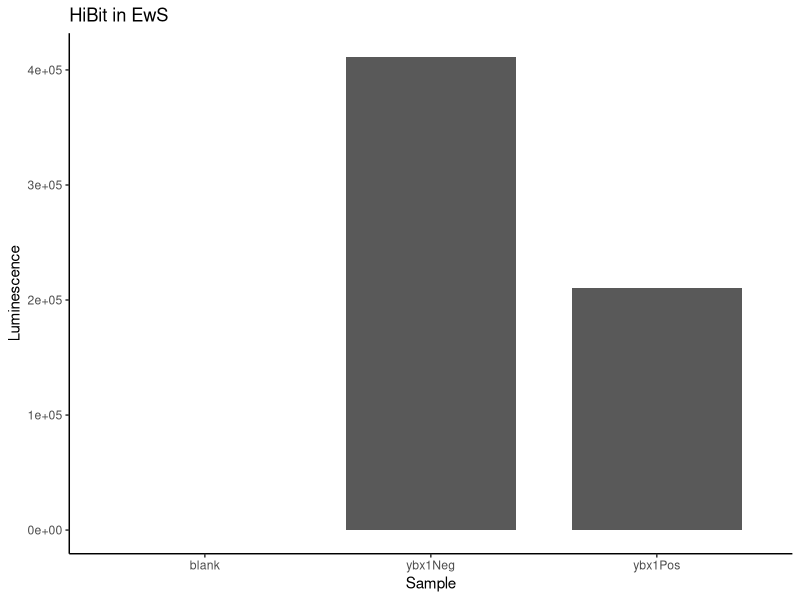
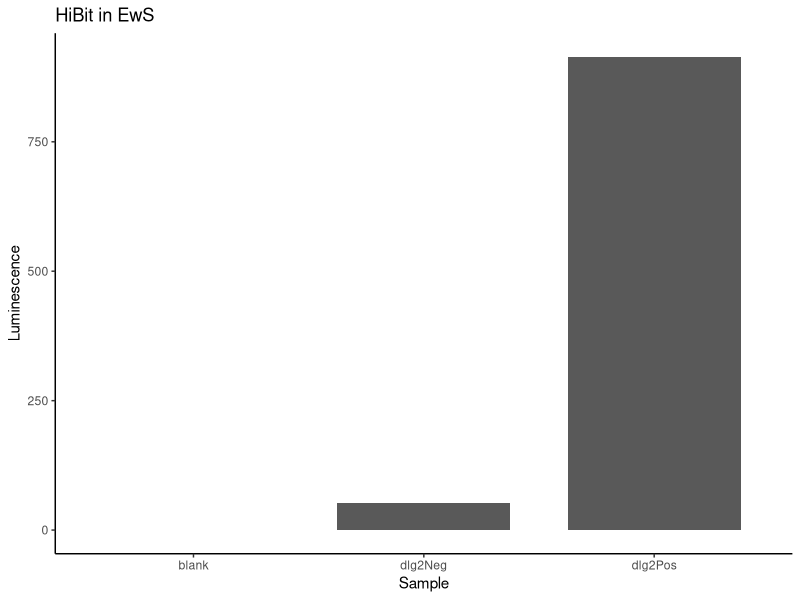
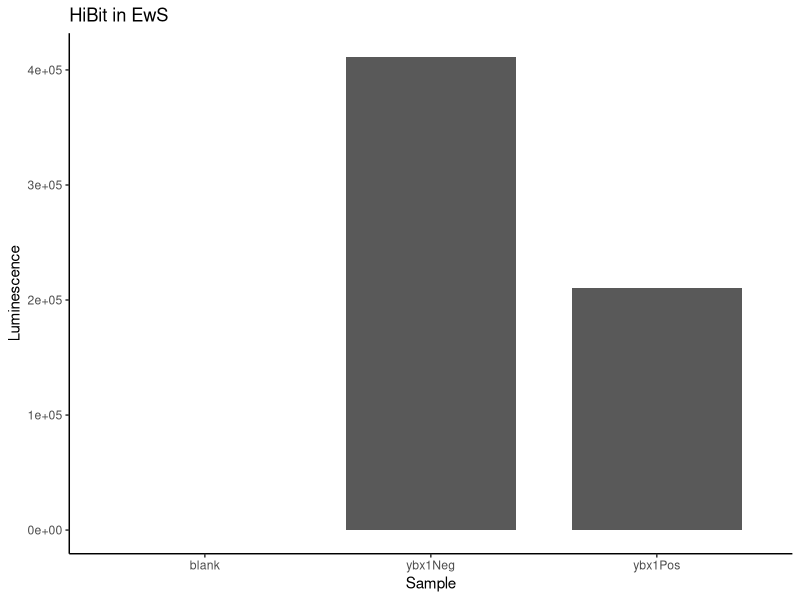
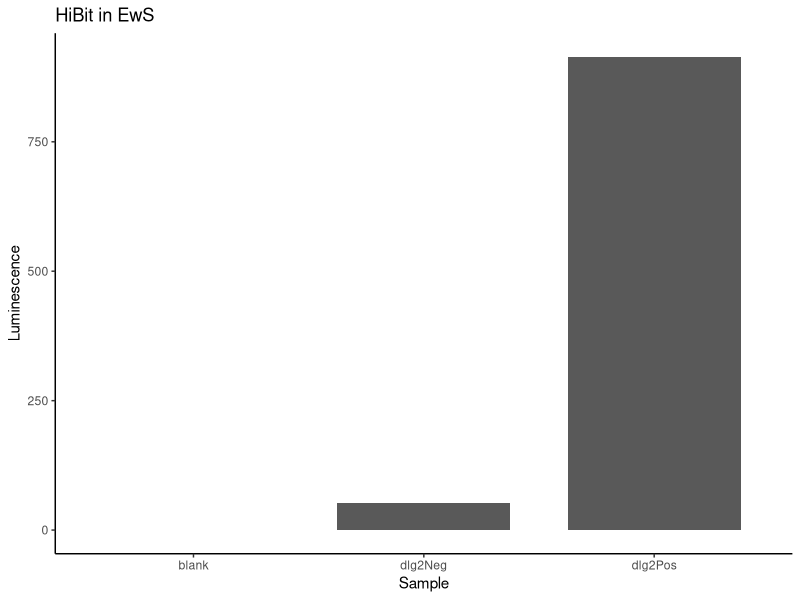

Recreate these plots in R, in order.
## ---- chunk 1
##########################################################################################
library('tidyverse')
library('RColorBrewer')
## ---- chunk 2
##########################################################################################
generalDatasets = 'C:/Users/chughes/Documents/bccrc/projectsRepository/generalDatasets'
baseWorkspace = 'C:/Users/chughes/Documents/bccrc/projectsWorkspace/sorensenLab/relatedToYbx1'
baseRepository = 'C:/Users/chughes/Documents/bccrc/projectsRepository/sorensenLab/relatedToYbx1'
#generalDatasets = 'C:/Users/chris/OneDrive/Documents/bccrc/projectsRepository/generalDatasets'
#baseWorkspace = 'C:/Users/chris/OneDrive/Documents/bccrc/projectsWorkspace/sorensenLab/relatedToYbx1'
#baseRepository = 'C:/Users/chris/OneDrive/Documents/bccrc/projectsRepository/sorensenLab/relatedToYbx1'
## ---- chunk 3
##########################################################################################
##data input
hibit = tibble(sample = c('blank','ybx1Neg','ybx1Pos'),
               lum = c(0,411358,210366))

##make the plot
ggplot(hibit, aes(sample, lum)) +
  geom_bar(stat = 'identity', width = 0.75) +
  labs(x = 'Sample', y = 'Luminescence', title = 'HiBit in EwS') +
  theme_classic()
ggsave(paste(baseRepository, '/plateReader20220530_hibitDlg2Ybx1Parentals/barplot_ybx1HiBitSignal.pdf', sep = ''),
       height = 2, width = 2, useDingbats = FALSE)
## ---- chunk 4
##########################################################################################
##data input
hibit = tibble(sample = c('blank','dlg2Neg','dlg2Pos'),
               lum = c(0,52,914))

##make the plot
ggplot(hibit, aes(sample, lum)) +
  geom_bar(stat = 'identity', width = 0.75) +
  labs(x = 'Sample', y = 'Luminescence', title = 'HiBit in EwS') +
  theme_classic()
ggsave(paste(baseRepository, '/plateReader20220530_hibitDlg2Ybx1Parentals/barplot_dlg2HiBitSignal.pdf', sep = ''),
       height = 2, width = 2, useDingbats = FALSE)
